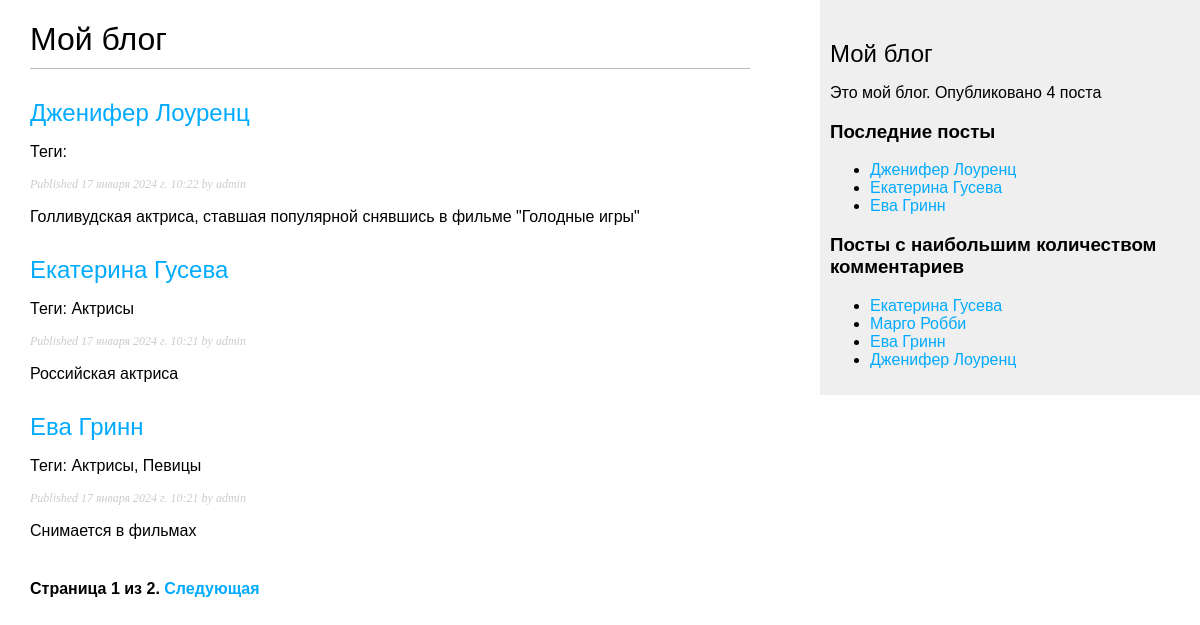
Screenshot of /blog/ with the database file from the repository.
### blog/models.py (models this page shows, shortened)
class Post(models.Model):
    class Status(models.TextChoices):  # вложенный перечисляемый класс для создания поля status
        DRAFT = 'DF', 'Draft'
        PUBLISHED = 'PB', 'Published'
    title = models.CharField(max_length=250)  # заголовок
    slug = models.SlugField(max_length=250, unique_for_date='publish')  # слаг уникальный для даты публикации
    author = models.ForeignKey(User, on_delete=models.CASCADE,
                               related_name='blog_posts')  # созданние связи с встроенной таблицей User один ко многим
    body = models.TextField()  # тело поста
    publish = models.DateTimeField(default=timezone.now)  # время публикации
    created = models.DateTimeField(auto_now_add=True)  # время создания
    updated = models.DateTimeField(auto_now=True)  # время изменения
    status = models.CharField(max_length=2, choices=Status.choices, default=Status.DRAFT)  # поле статус\
    objects = models.Manager()  # менеджер применямый по умолчанию
    published = PublishedManager()  # конкретно-прикладной менеджер
    tags = TaggableManager()
    class Meta:
        verbose_name = "Женщина"  # замена в админ-панели категории блога
        verbose_name_plural = "Женщины"  # множественное число категории
        ordering = ['-publish']
        indexes = [
            models.Index(fields=['-publish']),
        ]
    def get_absolute_url(self): #канонический url изменяем в соответсвии с представлением
        return reverse('blog:post_detail',
                       args=[self.publish.year,
                             self.publish.month,
                             self.publish.day,
                             self.slug])

### blog/views.py (the view)
# urls.py: path('', views.post_list, name='post_list'), #путь если метод
def post_list(request, tag_slug=None):  # представление извлечь все посты со статусом PUBLISHED
    post_list = Post.published.all()
    tag = None
    if tag_slug:
        tag = get_object_or_404(Tag, slug=tag_slug)
        post_list = post_list.filter(tags__in=[tag])
    paginator = Paginator(post_list, 3)  # создаем экземпляр класса с числом объектов возвращаемых на страницу
    page_number = request.GET.get('page', 1)  # извлекаем номер страницы и сохраняем в page_number
    try:
        posts = paginator.page(page_number)  # получаем объекты для желаемой страницы и сохраняем в posts
    except PageNotAnInteger:
        posts = paginator.page(1)
    except EmptyPage:
        posts = paginator.page(paginator.num_pages)
    return render(request, 'blog/post/list.html', {'posts': posts, 'tag': tag})  # адрес расположения данного тимплейта

### blog/models.py (called while the page is built)
    def get_queryset(self):
        return super().get_queryset() \
            .filter(status=Post.Status.PUBLISHED)  # получаем посты со статусом published

### blog/templatetags/blog_tags.py (called while the page is built)
@register.filter(name='markdown')
def mark_down_format(text):
    return mark_safe(markdown.markdown(text))

@register.simple_tag
def get_most_commented_posts(count=5):
    return Post.published.annotate(total_comments=Count('comments')).order_by('-total_comments')[:count]

@register.simple_tag
def total_posts():
    return Post.published.count()

@register.inclusion_tag('blog/post/latest_posts.html')  # регистрируем шаблонный тег
def show_latest_posts(count=5):
    latest_posts = Post.published.order_by('-publish')[:count]
    return {'latest_posts': latest_posts}

### blog/templates/blog/post/list.html (shortened to what this page needs)
{% extends "blog/base.html" %}
{% load blog_tags %}
{% block content %}
   <h1>Мой блог</h1>
   {% for post in posts %}
       <h2>
           <a href="{{ post.get_absolute_url }}">
               {{ post.title }}
           </a>
       </h2>
       <p class="tags">Теги: {{ post.tags.all|join:", " }}</p>
       <p class="date">
           Published {{ post.publish }} by {{ post.author }}
       </p>
       {{ post.body|markdown|truncatewords_html:30 }}
   {% endfor %}
   {% include "pagination.html" with page=posts %}
{% endblock %}

### blog/templates/blog/base.html (shortened to what this page needs)
{% load blog_tags %}
{% load static %}
<!DOCTYPE html>
<html>
<head>
    <link href="{% static "css/blog.css" %}" rel="stylesheet">
</head>
<body>
   <div id="content">
       {% block content %}
       {% endblock %}
   </div>
   <div id="sidebar">
       <h2>Мой блог</h2>
       <p>Это мой блог.
       Опубликовано {% total_posts %} поста
       </p>
       <h3>Последние посты</h3>
       {% show_latest_posts 3 %}
       <h3>Посты с наибольшим количеством комментариев</h3>
       {% get_most_commented_posts as most_commented_posts %}
       <ul>
           {% for post in most_commented_posts %}
           <li>
               <a href="{{ post.get_absolute_url }}">{{ post.title }}</a>
           </li>
           {% endfor %}
       </ul>
   </div>
</body>
</html>

### blog/templates/blog/post/latest_posts.html
<ul>
    {% for post in latest_posts %}
    <li>
        <a href="{{ post.get_absolute_irl }}">{{ post.title }}</a>
    </li>
    {% endfor %}
</ul>

### blog/static/css/blog.css (style rules this page uses)
body { margin:0; padding:0; font-family:helvetica, sans-serif; }
a { color:#00abff; text-decoration:none; }
h1 { font-weight:normal; border-bottom:1px solid #bbb; padding:0 0 10px 0; }
h2 { font-weight:normal; margin:30px 0 0; }
#content { float:left; width:60%; padding:0 0 0 30px; }
#sidebar { float:right; width:30%; padding:10px; background:#efefef; height:100%; }
p.date { color:#ccc; font-family: georgia, serif; font-size: 12px; font-style: italic; }

### rows the page displays
Post: title "Дженифер Лоуренц", publish "17 января 2024 г. 10:22", author "admin", body "Голливудская актриса, ставшая популярной снявшись в фильме \"Голодные игры\""
Post: title "Екатерина Гусева", tags.all "Актрисы", publish "17 января 2024 г. 10:21", author "admin", body "Российская актриса"
Post: title "Ева Гринн", tags.all "Актрисы, Певицы", publish "17 января 2024 г. 10:21", author "admin", body "Снимается в фильмах"
Post: title "Марго Робби"

### other values shown
{{ page.number }} "1"
{{ page.paginator.num_pages }} "2"
